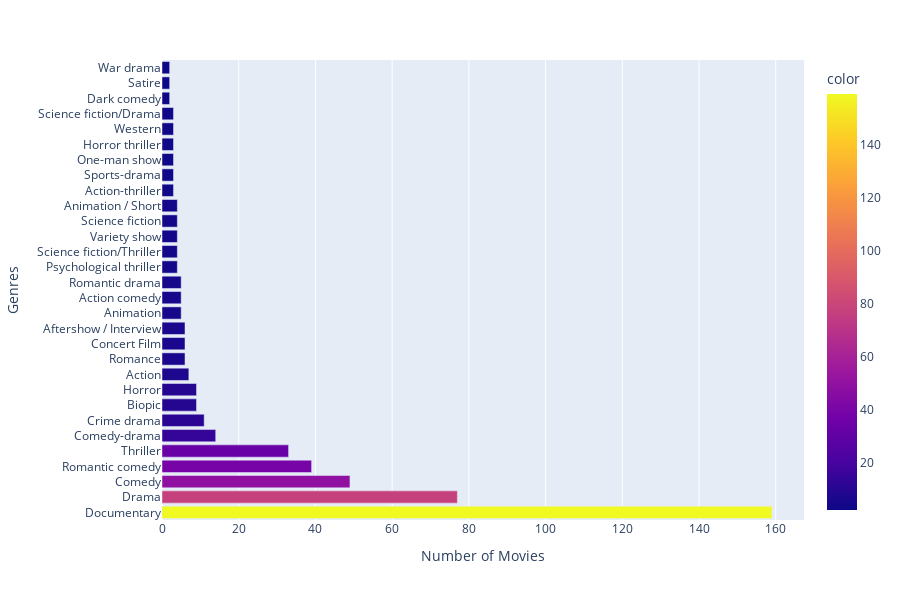

Notebook code for this chart:
### Markdown cell above
5 - Value Counts of the 'Genre' Column have and what are those categories and visualization.

### Code cell
genre = df['Genre'].value_counts().nlargest(30)
fig = px.bar(genre, x=genre.values, y=genre.index, labels={'index':'Genres','x':'Number of Movies'},width=900,height=600,color=genre.values)
fig.show()

### Figure 1 — Plotly figure (JSON) as saved in the notebook; plotly's stock layout.template omitted (floating-point values rounded to 4 significant figures)
{"data": [{"alignmentgroup": "True", "hovertemplate": "Number of Movies=%{x}<br>Genres=%{y}<br>color=%{marker.color}<extra></extra>", "legendgroup": "", "marker": {"color": [159, 77, 49, 39, 33, 14, 11, 9, 9, 7, 6, 6, 6, 5, 5, 5, 4, 4, 4, 4, 4, 3, 3, 3, 3, 3, 3, 2, 2, 2], "coloraxis": "coloraxis", "pattern": {"shape": ""}}, "name": "", "offsetgroup": "", "orientation": "h", "showlegend": false, "textposition": "auto", "type": "bar", "x": [159, 77, 49, 39, 33, 14, 11, 9, 9, 7, 6, 6, 6, 5, 5, 5, 4, 4, 4, 4, 4, 3, 3, 3, 3, 3, 3, 2, 2, 2], "xaxis": "x", "y": ["Documentary", "Drama", "Comedy", "Romantic comedy", "Thriller", "Comedy-drama", "Crime drama", "Biopic", "Horror", "Action", "Romance", "Concert Film", "Aftershow / Interview", "Animation", "Action comedy", "Romantic drama", "Psychological thriller", "Science fiction/Thriller", "Variety show", "Science fiction", "Animation / Short", "Action-thriller", "Sports-drama", "One-man show", "Horror thriller", "Western", "Science fiction/Drama", "Dark comedy", "Satire", "War drama"], "yaxis": "y"}], "layout": {"barmode": "relative", "coloraxis": {"colorbar": {"title": {"text": "color"}}, "colorscale": [[0, "#0d0887"], [0.1111, "#46039f"], [0.2222, "#7201a8"], [0.3333, "#9c179e"], [0.4444, "#bd3786"], [0.5556, "#d8576b"], [0.6667, "#ed7953"], [0.7778, "#fb9f3a"], [0.8889, "#fdca26"], [1, "#f0f921"]]}, "height": 600, "legend": {"tracegroupgap": 0}, "margin": {"t": 60}, "width": 900, "xaxis": {"anchor": "y", "domain": [0, 1], "title": {"text": "Number of Movies"}}, "yaxis": {"anchor": "x", "domain": [0, 1], "title": {"text": "Genres"}}}}
